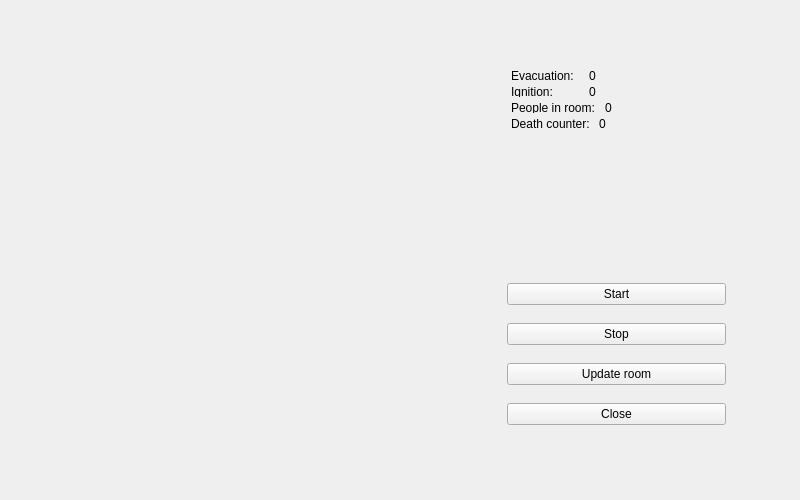
<?xml version="1.0" encoding="UTF-8"?>
<ui version="4.0">
 <class>MainWindow</class>
 <widget class="QMainWindow" name="MainWindow">
  <property name="geometry">
   <rect>
    <x>0</x>
    <y>0</y>
    <width>800</width>
    <height>500</height>
   </rect>
  </property>
  <property name="minimumSize">
   <size>
    <width>800</width>
    <height>500</height>
   </size>
  </property>
  <property name="maximumSize">
   <size>
    <width>800</width>
    <height>500</height>
   </size>
  </property>
  <property name="windowTitle">
   <string>Crowd behavior. Fire</string>
  </property>
  <property name="windowIcon">
   <iconset>
    <normaloff>fireIcon.png</normaloff>fireIcon.png</iconset>
  </property>
  <property name="toolButtonStyle">
   <enum>Qt::ToolButtonIconOnly</enum>
  </property>
  <widget class="QWidget" name="centralWidget">
   <widget class="RoomPlanDrawer" name="paintWidget" native="true">
    <property name="geometry">
     <rect>
      <x>30</x>
      <y>40</y>
      <width>410</width>
      <height>410</height>
     </rect>
    </property>
   </widget>
   <widget class="QWidget" name="layoutWidget">
    <property name="geometry">
     <rect>
      <x>496</x>
      <y>260</y>
      <width>241</width>
      <height>191</height>
     </rect>
    </property>
    <layout class="QVBoxLayout" name="verticalLayout">
     <item>
      <widget class="QPushButton" name="startButton">
       <property name="text">
        <string>Start</string>
       </property>
      </widget>
     </item>
     <item>
      <widget class="QPushButton" name="stopButton">
       <property name="text">
        <string>Stop</string>
       </property>
      </widget>
     </item>
     <item>
      <widget class="QPushButton" name="updateButton">
       <property name="text">
        <string>Update room</string>
       </property>
      </widget>
     </item>
     <item>
      <widget class="QPushButton" name="closeButton">
       <property name="text">
        <string>Close</string>
       </property>
      </widget>
     </item>
    </layout>
   </widget>
   <widget class="QWidget" name="">
    <property name="geometry">
     <rect>
      <x>500</x>
      <y>60</y>
      <width>171</width>
      <height>80</height>
     </rect>
    </property>
    <layout class="QVBoxLayout" name="verticalLayout_2">
     <item>
      <layout class="QHBoxLayout" name="horizontalLayout">
       <item>
        <widget class="QLabel" name="label">
         <property name="text">
          <string>Evacuation:</string>
         </property>
        </widget>
       </item>
       <item>
        <widget class="QLabel" name="evacuationLabel">
         <property name="text">
          <string>0</string>
         </property>
        </widget>
       </item>
      </layout>
     </item>
     <item>
      <layout class="QHBoxLayout" name="horizontalLayout_2">
       <item>
        <widget class="QLabel" name="label_2">
         <property name="text">
          <string>Ignition: </string>
         </property>
        </widget>
       </item>
       <item>
        <widget class="QLabel" name="ignitionLabel">
         <property name="text">
          <string>0</string>
         </property>
        </widget>
       </item>
      </layout>
     </item>
     <item>
      <layout class="QHBoxLayout" name="horizontalLayout_3">
       <item>
        <widget class="QLabel" name="label_3">
         <property name="text">
          <string>People in room: </string>
         </property>
        </widget>
       </item>
       <item>
        <widget class="QLabel" name="peopleCountLabel">
         <property name="text">
          <string>0</string>
         </property>
        </widget>
       </item>
      </layout>
     </item>
     <item>
      <layout class="QHBoxLayout" name="horizontalLayout_4">
       <item>
        <widget class="QLabel" name="label_4">
         <property name="text">
          <string>Death counter: </string>
         </property>
        </widget>
       </item>
       <item>
        <widget class="QLabel" name="deadCountLabel">
         <property name="text">
          <string>0</string>
         </property>
        </widget>
       </item>
      </layout>
     </item>
    </layout>
   </widget>
  </widget>
 </widget>
 <layoutdefault spacing="6" margin="11"/>
 <customwidgets>
  <customwidget>
   <class>RoomPlanDrawer</class>
   <extends>QWidget</extends>
   <header location="global">roomplandrawer.h</header>
   <container>1</container>
  </customwidget>
 </customwidgets>
 <resources/>
 <connections/>
</ui>
